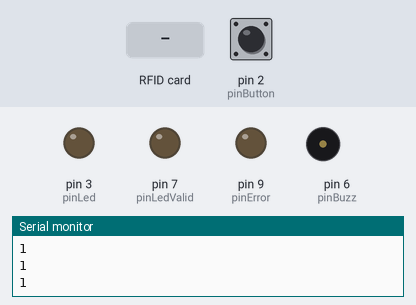
A sketch run on a simulated Arduino Uno, built with avr-gcc and run on an emulated ATmega328P. Shown: output pins drawn as LEDs (lit = HIGH), buzzer (waves = sounding), the last lines printed to the serial monitor. Inputs (shaded band) come from the test bench; at power-on: pin 2 (pinButton) HIGH. Pins used as bus, display or sensor lines are not drawn.

Above: at 1.2 s.
1.3 s: RFID card 5E 7A 19 C4 held to the reader
At 2.1 s:
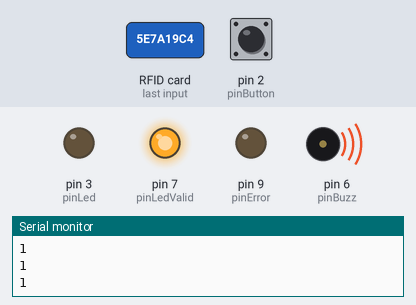
4.3 s: pin 2 (pinButton) pulled LOW for 0.15 s
At 5.2 s:
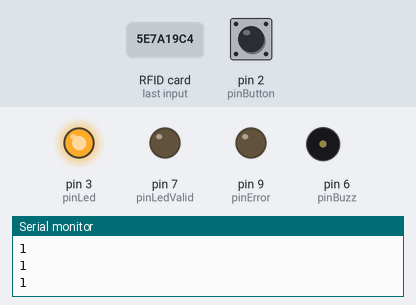
6.1 s: pin 2 (pinButton) pulled LOW for 1 s
At 7.2 s:
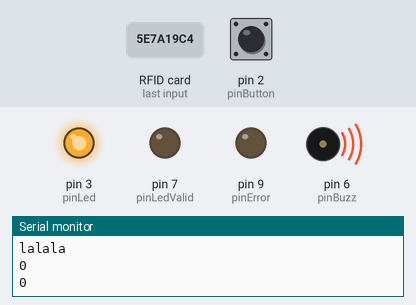
8.8 s: pin 2 (pinButton) pulled LOW for 3.2 s
At 10.92 s:
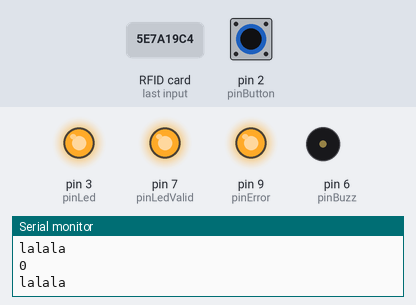
13.5 s: pin 2 (pinButton) pulled LOW for 3.2 s
At 15.63 s:
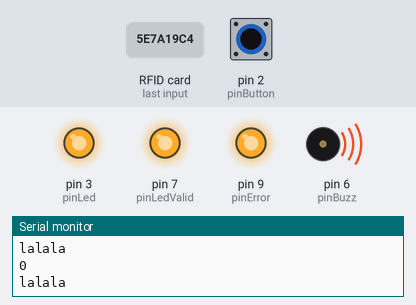
Timing chart, 0 to 17.2 s (numbered marks = the images above; inputs shaded):
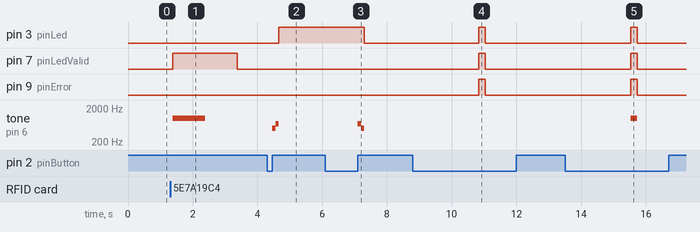

Measured:
- after the input at 1.3 s, pin 7 (pinLedValid): LOW → HIGH after 0.08 s, → LOW 2.0 s later; tone on pin 6 (pinBuzz): silent → 1000 Hz after 0.08 s, → silent 1.0 s later
- after the input at 4.3 s, pin 3 (pinLed): LOW → HIGH after 0.36 s; tone on pin 6 (pinBuzz): silent → 500 Hz after 0.16 s, → 700 Hz 0.10 s later, → silent 0.10 s later
- after the input at 6.1 s, pin 3 (pinLed): HIGH → LOW after 1.2 s; tone on pin 6 (pinBuzz): silent → 700 Hz after 1.0 s, → 500 Hz 0.10 s later, → silent 0.10 s later
- after the input at 8.8 s, pin 3 (pinLed), pin 7 (pinLedValid), pin 9 (pinError): LOW → HIGH after 2.0 s, → LOW 0.20 s later
- after the input at 13.5 s, pin 3 (pinLed), pin 7 (pinLedValid), pin 9 (pinError): LOW → HIGH after 2.0 s, → LOW 0.20 s later; tone on pin 6 (pinBuzz): silent → 1000 Hz after 2.0 s, → silent 0.20 s later

The sketch:

copy_badge.ino
```cpp
#include "badge.hpp"

byte copy[64][16];
const int pinButton = 2;
const int pinLed = 3;
int  sound = 500;
boolean lastButton = HIGH;
boolean etat = false;
boolean soundMode = true;
boolean press = false;
Badge badge;
unsigned long start = 0;
unsigned long end = 0;
boolean				check = false;

void setup() {
  // put your setup code here, to run once:
	Serial.begin(9600);
  SPI.begin();
  badge.init();
  pinMode(pinLedValid, OUTPUT);
	pinMode(pinButton, INPUT_PULLUP);
	pinMode(pinLed, OUTPUT);
	pinMode(pinError, OUTPUT);
	pinMode(pinBuzz, OUTPUT);
	for (byte i = 0; i < 64; i++)
		for (byte a = 0; a < 16; a++)
    		copy[i][a] = 0;
	Serial.println("init ok");
}

void loop() {
	byte buffer[18];
	byte size = sizeof(buffer);
	boolean button = digitalRead(pinButton);
	if (!button && !press)
	{
		check = false;
		start = millis();
		press = !press;
	}
	if ( !button && press)
	{
		end = millis();
		Serial.println("lalala");
		if (end - start >= 2000 && (start != 0))
		{
			check = true;
			soundMode = !soundMode;
			if (soundMode)
				tone(pinBuzz, 1000);
			digitalWrite(pinLedValid, HIGH);
			digitalWrite(pinError, HIGH);
			digitalWrite(pinLed, HIGH);
			delay(200);
			noTone(pinBuzz);
			digitalWrite(pinLedValid, LOW);
			digitalWrite(pinError, LOW);
			digitalWrite(pinLed, LOW);
			end = 0;
			start = 0;
		}
	}
	if (press && button)
		press = !press;
	Serial.println(lastButton);
	if (lastButton == LOW &&  button && !check)
	{
	  etat = !etat;
		if (etat)
		{
			if (soundMode)
			{
				for (int i = 0; i < 2; i++)
				{
					tone(pinBuzz, sound);
					delay(100);
					noTone(pinBuzz);
					sound += 200;
				}
				sound = 700;
				Serial.println(sound);
			}
		}
		else
		{
			if (soundMode)
			{
				for (int i = 0; i < 2; i++)
				{
					tone(pinBuzz, sound);
					delay(100);
					noTone(pinBuzz);
					sound -= 200;
				}
				sound = 500;
				Serial.println(sound);
			}
		}
	  digitalWrite(pinLed, etat ? HIGH : LOW);
	}
	lastButton = button;
	if (etat)
		badge.write(copy, soundMode);
	else
	{
		badge.read(copy, soundMode);
	// 	for (byte i = 0; i < 64; i++)
  //   	{
  //   		Serial.print("Block: ");
  //   		Serial.print(i);
  //   		Serial.print(": ");
  //   		for (byte a = 0; a < 16; a++)
  //   		{
  //   			Serial.print(copy[i][a], HEX);
  //   			Serial.print(" ");
  //   		}
  //   		Serial.println();
  //   	}
	// }
  }
}
```

Badge.cpp
```cpp
#include "badge.hpp"

Badge::Badge() : rfid(SS_PIN, RST_PIN)
{
	this->size = sizeof(this->buffer);
	for (byte i = 0; i < 6; i++)
    	this->key.keyByte[i] = 0xFF;   // clé par défaut
}

void  Badge::init()
{
	this->rfid.PCD_Init();
}

void	Badge::write(byte copy[64][16], boolean soundMode)
{
	unsigned long		startTime;
	unsigned long		currentTime;
	byte 						block_number = 0;
	if (this->rfid.PICC_IsNewCardPresent())
    {
		if (this->rfid.PICC_ReadCardSerial()) {
    		for (byte sector = 0; sector < 16; sector++)
      		{
    			byte firstBlock = sector * 4;
        		this->status = this->rfid.PCD_Authenticate(
        		MFRC522::PICC_CMD_MF_AUTH_KEY_A,
        		firstBlock,
        		&key,
        		&(rfid.uid)
        		);
        		if (this->status != MFRC522::STATUS_OK)
        		{
        			this->status = this->rfid.PCD_Authenticate(
        			MFRC522::PICC_CMD_MF_AUTH_KEY_B,
        			firstBlock,
        			&key,
        			&(this->rfid.uid)
        			);
        			if (this->status != MFRC522::STATUS_OK)
        			{
								digitalWrite(pinError, HIGH);
								delay(200);
								digitalWrite(pinError, LOW);
        				Serial.println("Auth Failed");
        				continue ;
        			}
        		}
        		for (byte block = firstBlock; block < firstBlock + 3; block++)
        		{
        			this->status = this->rfid.MIFARE_Write(block, copy[block_number], sizeof(copy[block_number]));
        			if (this->status == MFRC522::STATUS_OK)
        			{
        				// Serial.print("Write on block: ");
        				// Serial.print(block);
        				// Serial.println(" ok");
        			}
        			else
        			{
        				// Serial.print("write failed on block ");
        				// Serial.println(block);
								digitalWrite(pinError, HIGH);
								delay(200);
								digitalWrite(pinError, LOW);
        			}
        			Serial.println();
        			block_number += 1;
        		}
    		}
		}
		startTime = millis();
		if (soundMode)
			tone(pinBuzz, 500);
    digitalWrite(pinLedValid, HIGH);
		while (1)
		{
			currentTime = millis();
			if (currentTime - startTime >= 500)
				noTone(pinBuzz);
			if (currentTime - startTime >= 2000)
			{
				digitalWrite(pinLedValid, LOW);
				break ;
			}
		}
		this->rfid.PICC_HaltA();
    this->rfid.PCD_StopCrypto1();
	}
}

void	Badge::read(byte copy[64][16], boolean soundMode)
{
	byte						block_number = 0;
	unsigned long		startTime;
	unsigned long		currentTime;
	if (this->rfid.PICC_IsNewCardPresent()) {
    	if (this->rfid.PICC_ReadCardSerial()) {
    		for (byte sector = 0; sector < 16; sector++)
    		{
    			byte firstBlock = sector * 4;
    			this->status = this->rfid.PCD_Authenticate(
    			  MFRC522::PICC_CMD_MF_AUTH_KEY_A,
    			  firstBlock,
    			  &key,
    			  &(this->rfid.uid)
    			);
    			if (this->status != MFRC522::STATUS_OK)
    			{
    				Serial.println("Auth Failed");
    				this->status = this->rfid.PCD_Authenticate(
    				MFRC522::PICC_CMD_MF_AUTH_KEY_B,
    				firstBlock,
    				&key,
    				&(this->rfid.uid)
    				);
    				if (this->status != MFRC522::STATUS_OK)
    				{
							digitalWrite(pinError, HIGH);
							delay(200);
							digitalWrite(pinError, LOW);
    					Serial.println("Auth Failed");
    					continue ;
    				}
    			}
    			for (byte block = firstBlock; block < firstBlock + 4; block++)
    			{
    				this->status = this->rfid.MIFARE_Read(block, buffer, &size);
    				if (this->status == MFRC522::STATUS_OK)
    				{
    					for (byte i = 0; i < 16; i++)
    					{
    						copy[block_number][i] = buffer[i];
    					}
    					Serial.println();
    				}
    				else
    				{
    					// Serial.print("Read failed");
							digitalWrite(pinError, HIGH);
							delay(200);
							digitalWrite(pinError, LOW);
    				}
    				block_number += 1;
    			}
    		}
				startTime = millis();
				if (soundMode)
					tone(pinBuzz, 1000);
        digitalWrite(pinLedValid, HIGH);
				while (1)
				{
					currentTime = millis();
					if (currentTime - startTime >= 1000)
						noTone(pinBuzz);
					if (currentTime - startTime >= 2000)
					{
						digitalWrite(pinLedValid, LOW);
						break ;
					}
				}
    		this->rfid.PICC_HaltA();
    		this->rfid.PCD_StopCrypto1();
    	}
	}
}

Badge::~Badge()
{

}
```

badge.hpp
```cpp
#pragma once
#include <SPI.h>
#include <MFRC522.h>

#define SS_PIN 10
#define RST_PIN 5
#define pinLedValid 7
#define pinError 9
#define pinBuzz 6

class Badge
{
  public:
    Badge();
  void  init();
    ~Badge();
	void	write(byte copy[64][16], boolean soundMode);
	void	read(byte copy[64][16], boolean soundMode);
  private:
	MFRC522 rfid;
	MFRC522::MIFARE_Key key;
	MFRC522::StatusCode status;
  	byte buffer[18];
  	byte size;
};
```
